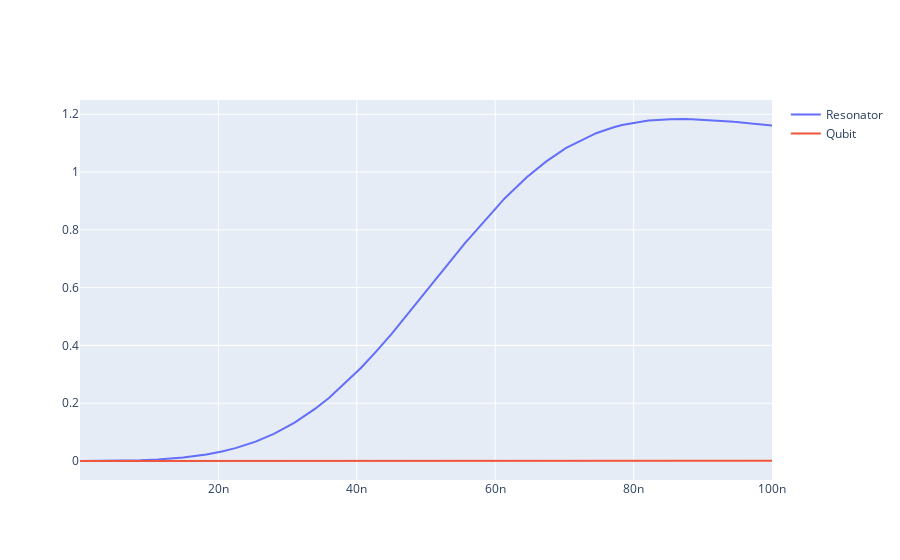

The cell this chart's notebook holds for it:
### Code cell
plotNumberOperator(exp, init_state, sequence)

### Figure 1 — Plotly figure (JSON) as saved in the notebook; plotly's stock layout.template omitted (floating-point values rounded to 4 significant figures; data arrays with more than 128 entries replaced by an {"elided": "..."} marker saying what was removed)
{"data": [{"mode": "lines", "name": "Resonator", "type": "scatter", "x": {"elided": "9999 float values"}, "y": {"elided": "10001 float values"}}, {"mode": "lines", "name": "Qubit", "type": "scatter", "x": {"elided": "9999 float values"}, "y": {"elided": "10001 float values"}}], "layout": {}}
